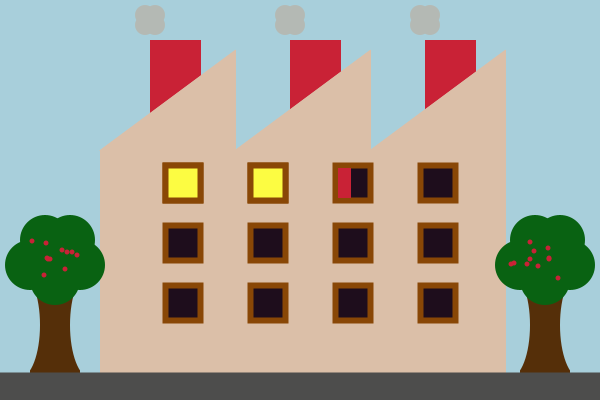
Frame 1 (no input)
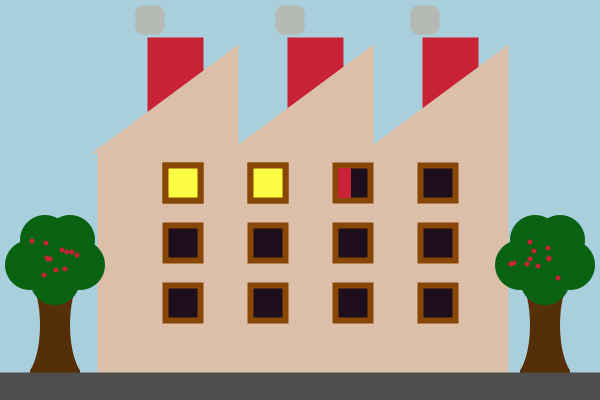
Frame 60 (the mouse pressed at the canvas centre just before this capture)
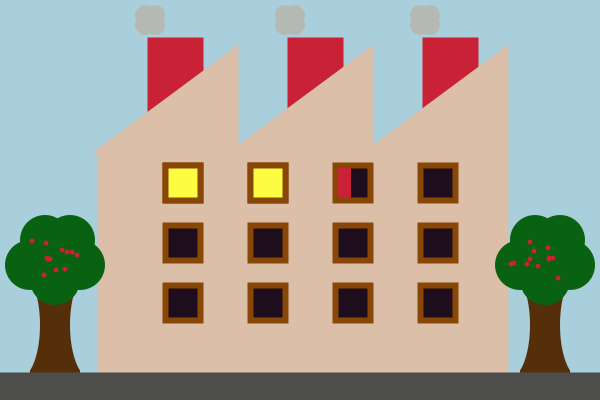
Frame 120 (the mouse held since frame 60 and released just before this capture)

The Processing sketch that drew these frames (run headless with seeded random() and noise(); from frame 60 on, the mouse is pressed at the canvas centre):

// Processing sketch: processing_186573
// ── processing_186573.pde

float amplada = 405;
float alcada = 300;
float alcadaXe = 100;
float ampladaXe = 50;
float midaF = 35;
float hx;
float hy;
 
float s = second();
float m = minute();
float h = hour();
 
int tpomes1 = 60;
float[] pomes1X = new float[tpomes1];
float[] pomes1Y = new float[tpomes1];
int tpomes2 =60;
float[] pomes2X = new float[tpomes2];
float[] pomes2Y = new float[tpomes2];
 
void setup(){
  size (600,400);
  
  for (int i = 0; i< tpomes1; i++) {
    pomes1X[i] = int(random(30,80));
    pomes1Y[i] = int(random(240,280));
    
  }
for (int i = 0; i< tpomes2; i++) {
    pomes2X[i] = int(random(510,570));
    pomes2Y[i] = int(random(240,280));
    
  }
  
}
 void draw (){
  background (168,207,219);
 
 s = second();
 m = minute();
 h = hour();
 
  
  tronc ();
 
  edifici ();
  
  finestres ();
  
  pintarfinestresh ();
  
  pintarfinestresm ();
  
  //terra
  fill (77,77,76);
  stroke (77,77,76);
  rect (0,375,600,125);
  
  fulles();
  
  fum ();
  
  pomes();
    
 }
 
 
 
void edifici (){
  
  //rectangle edifici
  stroke (219,191,168);
  fill (219,191,168);
  rect (100, 150, amplada, alcada);
  
  //xemeneies 
  fill (201, 34, 54);
  stroke (201, 34, 54);
  rect (150, 40, ampladaXe, alcadaXe);
  rect (290, 40, ampladaXe, alcadaXe);
  rect (425, 40, ampladaXe, alcadaXe);
  
  
  
  //teulades
  stroke (219,191,168);
  fill (219,191,168);
  triangle (100,150, 235, 50, 235,150);
  triangle (235, 150, 370, 50, 370, 150);
  triangle (370, 150, 505, 50, 505, 150);
 
  
}
 
void finestres(){
  //color
  stroke (137, 71, 6);
  strokeWeight (6);
  fill (30,13,28);
  
  //primera fila (4)
  rect (165,165,midaF,midaF);
  rect (250,165, midaF, midaF);
  rect (335, 165, midaF, midaF);
  rect (420, 165, midaF, midaF);
  
  //segona fila (4)
  rect (165,225,midaF,midaF);
  rect (250,225, midaF, midaF);
  rect (335, 225, midaF, midaF);
  rect (420, 225, midaF, midaF);
  
  // tercera fila (4)
  rect (165,285,midaF,midaF);
  rect (250,285, midaF, midaF);
  rect (335, 285, midaF, midaF);
  rect (420, 285, midaF, midaF);
}
 
void pintarfinestresh (){
  float h=hour();
  if(h>12)
{  
  h=h-12;
}
  for(int i=1;i<=h;i++){
  if (((i>=1)&&(i<5))) {
     hx=165+(i-1)*85;
     hy=165;
    fill (252, 252,66);
    rect (hx,hy,midaF,midaF);
  }
  if (((i>=5)&&(i<9))) {
     hx=165+(i-5)*85;
     hy=225;
    fill (252, 252,66);
    rect (hx,hy,midaF,midaF);
  }
  if (((i>=9)&&(i<13))) {
     hx=165+(i-9)*85;
     hy=285;
    fill (252, 252,66);
    rect (hx,hy,midaF,midaF);
  }
}
 
 
 
}
 
void pintarfinestresm (){
 h=h+1;
  if(h>12)
{  
  h=h-12;
}
  if ((h>=1)&&(h<5)) {
     hx=165+(h-1)*85;
     hy=165;
  }
  if ((h>=5)&&(h<9)) {
     hx=165+(h-5)*85;
     hy=225;
  }
  if (((h>=9)&&(h<13))) {
     hx=165+(h-9)*85;
     hy=285;
  }
   fill (201, 34, 54);
   noStroke ();
   rect (hx+3,hy+3,(midaF-5)*m/60,midaF-5);
}
 
 
 
void tronc (){
  
  //tronc 
  fill (85,47,9);
  noStroke ();
  rect (30,275,50,100);
  fill (168,207,219);
  ellipse (20,325,40,105);
  ellipse (90,325, 40, 105);
  fill (85,47,9);
  
   fill (85,47,9);
  noStroke ();
  rect (520,275,50,100);
  fill (168,207,219);
  ellipse (510,325,40,105);
  ellipse (580,325, 40, 105);
  fill (85,47,9);
}
 
 
void fulles (){
 
  
  fill (9,98,18);
  noStroke();
  ellipse (30,265,50,50);
  ellipse (80,265,50,50);
  ellipse (55, 280, 50,50);
  ellipse (45, 240, 50,50);
  ellipse (70, 240, 50,50);
  
  ellipse (520,265,50,50);
  ellipse (570,265,50,50);
  ellipse (545, 280, 50,50);
  ellipse (535, 240, 50,50);
  ellipse (560, 240, 50,50);
  
  
}
 
 
void fum (){
  
 fill (180,185,180);
 noStroke ();
 ellipse (145,15,20,20);
 ellipse (155,15,20,20);
 ellipse (145,25,20,20);
 ellipse (155,25,20,20);
 
 ellipse (285,15,20,20);
 ellipse (295,15,20,20);
 ellipse (285,25,20,20);
 ellipse (295,25,20,20);
 
 ellipse (420,15,20,20);
 ellipse (430,15,20,20);
 ellipse (420,25,20,20);
 ellipse (430,25,20,20);
 
 
}
 
void pomes(){
  
  for (int i = 0; i< s; i=i+2) {
    fill(201,34,54);
    ellipse(pomes1X[i], pomes1Y[i], 5,5);
  }
  
for (int i = 1; i< s; i=i+2) {
    fill(201,34,54);
    ellipse(pomes2X[i], pomes2Y[i], 5,5);
  }
}
